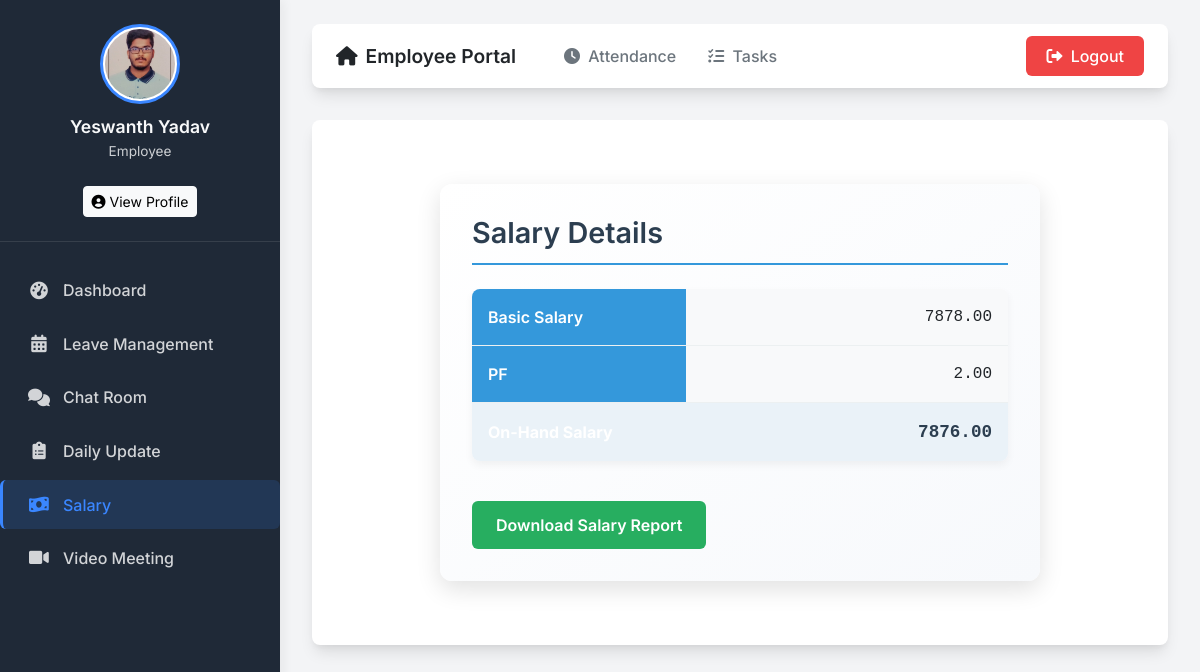
The app's page /salary/ (signed in) with its own data.
### emp_app/models.py (models this page shows, shortened)
class Employee(AbstractBaseUser, PermissionsMixin):
    GENDER_CHOICES = [
        ('Male', 'Male'),
        ('Female', 'Female'),
        ('Other', 'Other'),
    ]
    MARITAL_STATUS_CHOICES = [
        ('Single', 'Single'),
        ('Married', 'Married'),
        ('Divorced', 'Divorced'),
        ('Widowed', 'Widowed'),
    ]
    first_name = models.CharField(max_length=100, null=False)
    last_name = models.CharField(max_length=100)
    dept = models.ForeignKey(Department, on_delete=models.CASCADE)
    salary = models.IntegerField(default=0)
    bonus = models.IntegerField(default=0)
    role = models.ForeignKey(Role, on_delete=models.CASCADE)
    phone = models.IntegerField(default=0)
    hire_date = models.DateField(default=datetime.date.today)
    status = models.CharField(max_length=10, choices=[('Manager', 'Manager'), ('Employee', 'Employee')], default='Employee')
    email_address = models.EmailField(unique=True, default="temp@example.com")
    password = models.CharField(max_length=100, default="defaultpassword123")
    is_staff = models.BooleanField(default=False)
    is_active = models.BooleanField(default=True)
    date_of_birth = models.DateField(default=datetime.date(2004, 1, 1))
    gender = models.CharField(max_length=10, choices=GENDER_CHOICES, default='Male')
    marital_status = models.CharField(max_length=10, choices=MARITAL_STATUS_CHOICES, default='Single')
    profile_photo = models.ImageField(upload_to='profile_photos/', default='profile_photos/default.png')
    USERNAME_FIELD = 'email_address'
    REQUIRED_FIELDS = ['first_name', 'last_name']
    objects = EmployeeManager()

class Salary(models.Model):
    employee = models.ForeignKey(Employee, on_delete=models.CASCADE, related_name="salaries")
    basic_salary = models.DecimalField(max_digits=10, decimal_places=2)
    pf = models.DecimalField(max_digits=10, decimal_places=2, default=0.0)  # Provident Fund
    on_hand_salary = models.DecimalField(max_digits=10, decimal_places=2, editable=False)
    created_at = models.DateTimeField(auto_now_add=True)

### emp_app/views.py (the view)
# urls.py: path('salary/', employee_salary, name='employee_salary'),
@login_required
def employee_salary(request):
    salary = Salary.objects.filter(employee=request.user).first()
    if not salary:
        return render(request, 'employee_salary.html', {'salary': None})
    return render(request, 'employee_salary.html', {'salary': salary})

### emp_app/templates/employee_salary.html (shortened to what this page needs)
{% extends 'employee_base.html' %}
{% block content %}
<div class="details-container">
    <h2 class="details-title">Salary Details</h2>
    {% if salary %}
    <table class="details-table">
        <tr>
            <th>Basic Salary</th>
            <td>{{ salary.basic_salary }}</td>
        </tr>
        <tr>
            <th>PF</th>
            <td>{{ salary.pf }}</td>
        </tr>
        <tr>
            <th>On-Hand Salary</th>
            <td>{{ salary.on_hand_salary }}</td>
        </tr>
    </table>
    <a href="{% url 'download_salary_report' %}" class="download-button">
        Download Salary Report
    </a>
    {% else %}
    <div class="not-found">
        No salary record found.
    </div>
    {% endif %}
</div>
{% endblock %}

### emp_app/templates/employee_base.html (shortened to what this page needs)
<!DOCTYPE html>
<html lang="en">
<head>
  <link href="https://cdn.jsdelivr.net/npm/bootstrap@5.3.0-alpha1/dist/css/bootstrap.min.css" rel="stylesheet">
  <link rel="stylesheet" href="https://cdnjs.cloudflare.com/ajax/libs/font-awesome/6.0.0/css/all.min.css">
</head>
<body>
  <div class="sidebar">
    <div class="sidebar-header text-center">
      {% if request.user.profile_photo %}
        <img src="{{ request.user.profile_photo.url }}" alt="Profile" class="rounded-circle profile-img">
      {% else %}
        <div class="profile-img rounded-circle bg-primary d-flex align-items-center justify-content-center">
          <i class="fas fa-user fa-2x text-white"></i>
        </div>
      {% endif %}
      <h5 class="user-name">{{ request.user.first_name }} {{ request.user.last_name }}</h5>
      <p class="user-role">Employee</p>
      <a href="{% url 'profile_view' %}" class="btn btn-sm btn-light mt-2">
        <i class="fas fa-user-circle"></i> View Profile
    </a>
    </div>
    <ul class="nav flex-column">
      <li><a href="{% url 'employee_dashboard' %}" class="nav-link {% if request.path == 'employee_dashboard' %}active{% endif %}">
        <i class="fas fa-tachometer-alt"></i> Dashboard
      </a></li>
      <li><a href="{% url 'leave_history' %}" class="nav-link {% if 'leave' in request.path %}active{% endif %}">
        <i class="fas fa-calendar-alt"></i> Leave Management
      </a></li>
      <li><a href="{% url 'chat_room' room_name='general' %}" class="nav-link {% if 'chat' in request.path %}active{% endif %}">
        <i class="fas fa-comments"></i> Chat Room
      </a></li>
      <li><a href="{% url 'submit_daily_update' %}" class="nav-link {% if 'daily_update' in request.path %}active{% endif %}">
        <i class="fas fa-clipboard-list"></i> Daily Update
      </a></li>
      <li><a href="{% url 'employee_salary' %}" class="nav-link {% if 'salary' in request.path %}active{% endif %}">
        <i class="fas fa-money-bill-wave"></i> Salary
      </a></li>
      <li><a href="{% url 'create_meet' %}" class="nav-link {% if 'meet' in request.path %}active{% endif %}">
        <i class="fas fa-video"></i> Video Meeting
      </a></li>
    </ul>
  </div>
  <div class="main-content">
    <nav class="top-navbar">
      <div class="navbar-left">
        <a class="navbar-brand" href="{% url 'employee_dashboard' %}">
          <i class="fas fa-home me-2"></i>Employee Portal
        </a>
        <div class="navbar-links">
          <a class="nav-link" href="{% url 'employee_attendance' %}">
            <i class="fas fa-clock me-1"></i> Attendance
          </a>
          <a class="nav-link" href="{% url 'employee_tasks' %}">
            <i class="fas fa-tasks me-1"></i> Tasks
          </a>
        </div>
      </div>
      <a class="btn btn-logout" href="{% url 'logout' %}">
        <i class="fas fa-sign-out-alt me-1"></i> Logout
      </a>
    </nav>
    <div class="content-section">
      {% block content %}{% endblock %}
    </div>
  </div>
</body>
</html>

### emp_app/templates/employee_base.html (style rules this page uses)
:root { --primary-color: #3a86ff; --primary-light: #e0ebff; --secondary-color: #6c757d; --sidebar-bg: #1f2937; --sidebar-active: #3a86ff; --sidebar-hover: #374151; --text-light: #f8f9fa; --text-dark: #212529; --card-shadow: 0 10px 15px -3px rgba(0, 0, 0, 0.1), 0 4px 6px -2px rgba(0, 0, 0, 0.05); --transition: all 0.3s ease; }
body { font-family: 'Inter', sans-serif; background-color: #f3f4f6; display: flex; min-height: 100vh; margin: 0; color: var(--text-dark); }
.sidebar { width: 280px; background-color: var(--sidebar-bg); color: var(--text-light); padding: 1.5rem 0; height: 100vh; position: fixed; left: 0; top: 0; box-shadow: 4px 0 10px rgba(0, 0, 0, 0.05); transition: var(--transition); z-index: 1000; }
.sidebar-header { padding: 0 1.5rem 1.5rem; border-bottom: 1px solid rgba(255, 255, 255, 0.1); }
.sidebar .profile-img { width: 80px; height: 80px; object-fit: cover; border: 3px solid var(--primary-color); padding: 2px; background-color: white; }
.sidebar .user-name { font-size: 1.1rem; font-weight: 600; margin-top: 0.75rem; margin-bottom: 0.25rem; }
.sidebar .user-role { font-size: 0.85rem; opacity: 0.8; }
.sidebar .nav { margin-top: 1.5rem; }
.sidebar .nav-link { color: rgba(255, 255, 255, 0.8); padding: 0.8rem 1.5rem; display: flex; align-items: center; transition: var(--transition); border-left: 3px solid transparent; margin-bottom: 0.25rem; }
.sidebar .nav-link i { margin-right: 0.75rem; font-size: 1.1rem; width: 24px; text-align: center; }
.sidebar .nav-link.active { background-color: rgba(58, 134, 255, 0.15); color: var(--primary-color); border-left: 3px solid var(--primary-color); }
.main-content { flex: 1; padding: 1.5rem 2rem; margin-left: 280px; }
.top-navbar { background-color: white; border-radius: 8px; box-shadow: var(--card-shadow); padding: 0.75rem 1.5rem; display: flex; justify-content: space-between; align-items: center; margin-bottom: 2rem; }
.navbar-left { display: flex; align-items: center; }
.navbar-brand { font-weight: 600; font-size: 1.2rem; color: var(--text-dark); text-decoration: none; }
.navbar-links { display: flex; align-items: center; margin-left: 2rem; }
.nav-link { color: var(--secondary-color); text-decoration: none; padding: 0.5rem 1rem; border-radius: 6px; transition: var(--transition); font-weight: 500; }
.btn-logout { background-color: #ef4444; border: none; color: white; padding: 0.5rem 1.25rem; border-radius: 6px; font-weight: 500; transition: var(--transition); }
.content-section { background-color: white; border-radius: 8px; box-shadow: var(--card-shadow); padding: 2rem; }

### emp_app/templates/employee_salary.html (style rules this page uses)
.details-container { max-width: 600px; margin: 2rem auto; padding: 2rem; background: linear-gradient(to bottom right, #ffffff, #f7f9fc); border-radius: 12px; box-shadow: 0 8px 24px rgba(0, 0, 0, 0.12); }
.details-title { color: #2c3e50; margin-bottom: 1.5rem; font-weight: 600; font-size: 1.8rem; border-bottom: 2px solid #3498db; padding-bottom: 0.75rem; }
.details-table { width: 100%; border-collapse: collapse; margin: 1.5rem 0; box-shadow: 0 4px 8px rgba(0, 0, 0, 0.05); border-radius: 8px; overflow: hidden; }
.details-table th { background-color: #3498db; color: white; padding: 1rem; text-align: left; font-weight: 600; width: 40%; }
.details-table td { padding: 1rem; background-color: #f8f9fa; font-family: 'Courier New', monospace; font-weight: 500; text-align: right; }
.details-table tr { border-bottom: 1px solid #ecf0f1; }
.details-table tr:last-child { border-bottom: none; }
.details-table tr:last-child th, .details-table tr:last-child td { background-color: #eaf2f8; font-weight: 700; }
.details-table tr:last-child td { color: #2c3e50; font-size: 1.1rem; }
.download-button { display: inline-block; padding: 0.75rem 1.5rem; background-color: #27ae60; color: white; text-decoration: none; border-radius: 6px; font-weight: 600; transition: all 0.3s ease; margin-top: 1rem; }

### records on screen
Employee: user.profile_photo (picture), user.first_name "Yeswanth", user.last_name "Yadav"
Salary: basic_salary "7878.00", pf "2.00", on_hand_salary "7876.00"
